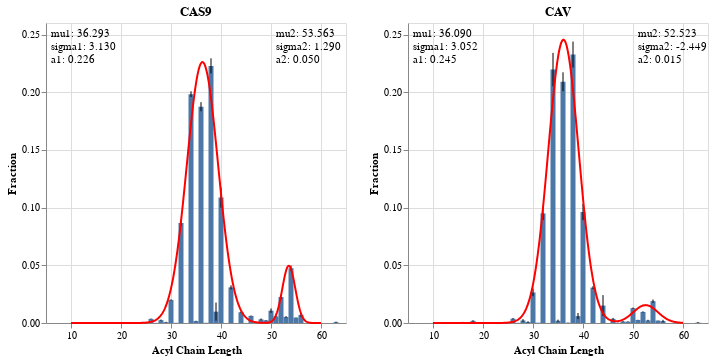

Notebook code cell kept with this figure:
### Markdown cell above
### Side by Side

### Code cell
chart_list = []
def gauss(x,mu,sigma,A):
    return A*np.exp(-(x-mu)**2/(2*sigma**2))

def bimodal(x,mu1,sigma1,A1,mu2,sigma2,A2):
    return gauss(x,mu1,sigma1,A1)+gauss(x,mu2,sigma2,A2)

for protein in ptnstd['Mutation'].unique():
    source = ptnstd[ptnstd['Mutation'] == protein]
    
    # create error bars
    err = alt.Chart(source).mark_errorbar(extent='stdev').encode(
        x='Acyl Chain Length:Q',
        y='Fraction:Q',
    )
    
    # create histogram
    bar = alt.Chart(source).mark_bar().encode(
        x='Acyl Chain Length:Q',
        y=alt.Y('mean(Fraction):Q').scale(domain=[0,.26]),
    ).properties(title=protein)
    
    # create gaussian
    x = ptns[(ptns['Acyl Chain Length'] % 2 == 0)]['Acyl Chain Length']
    y = ptns[protein].loc[x.index]
    
    # expected vals
    x1 = x[(x < 51) & (x >= 20)]
    y1 = ptns[protein].loc[x1.index]
    x2 = x[(x >= 51)]
    y2 = ptns[protein].loc[x2.index]
    
    n1 = sum(y1)
    mean1 = sum(x1*y1)/n1                  
    sigma1 = sum(y1*(x1-mean1)**2)/n1
    a1 = max(y1)
    
    n2 = sum(y2)                         
    mean2 = sum(x2*y2)/n2                  
    sigma2 = sum(y2*(x2-mean2)**2)/n2
    a2=max(y2)
    
    expected = [mean1, sigma1, a1, mean2, sigma2, a2]
    # print(protein, expected)
    
    popt,pcov = curve_fit(bimodal,x,y,p0=expected)
    
    xx = np.linspace(10, 60, 500)
    
    s = pd.DataFrame({'Acyl Chain Length':xx, 'y':bimodal(xx, *popt)})
    
    gaus = alt.Chart(s).mark_line(color='red').encode(
        x='Acyl Chain Length:Q',
        y='y:Q'
    )
    
    text1 = alt.Chart({'values':[{}]}).mark_text(
        align="left", baseline="top"
    ).encode(
        x=alt.value(5),  # pixels from left
        y=alt.value(5),  # pixels from top
        text=alt.value([f"mu1: {popt[0]:.3f}", f"sigma1: {popt[1]:.3f}", f"a1: {popt[2]:.3f}"])
    )
    
    text2 = alt.Chart({'values':[{}]}).mark_text(
        align="left", baseline="top"
    ).encode(
        x=alt.value(230),  # pixels from left
        y=alt.value(5),  # pixels from top
        text=alt.value([f"mu2: {popt[3]:.3f}", f"sigma2: {popt[4]:.3f}", f"a2: {popt[5]:.3f}"])
    )
    
    # append to chart list
    chart = bar + err + gaus + text1 + text2
    
    chart_list.append(chart)
    
ss_bimodal = alt.hconcat(*chart_list[:])
ss_bimodal.save('graphs/cas_cav/chain_length/Histogram_SidebySide.png', ppi=300)
ss_bimodal

### Figure 1 — Vega-Lite specification as saved in the notebook (floating-point values rounded to 4 significant figures; data arrays with more than 128 entries replaced by an {"elided": "..."} marker saying what was removed)
{"config": {"view": {"continuousWidth": 300, "continuousHeight": 300}}, "hconcat": [{"layer": [{"mark": {"type": "bar"}, "encoding": {"x": {"field": "Acyl Chain Length", "type": "quantitative"}, "y": {"aggregate": "mean", "field": "Fraction", "scale": {"domain": [0, 0.26]}, "type": "quantitative"}}, "title": "CAS9"}, {"mark": {"type": "errorbar", "extent": "stdev"}, "encoding": {"x": {"field": "Acyl Chain Length", "type": "quantitative"}, "y": {"field": "Fraction", "type": "quantitative"}}}, {"data": {"name": "data-55596cb88dc20c610960b5eee24e0bb8"}, "mark": {"type": "line", "color": "red"}, "encoding": {"x": {"field": "Acyl Chain Length", "type": "quantitative"}, "y": {"field": "y", "type": "quantitative"}}}, {"data": {"name": "empty"}, "mark": {"type": "text", "align": "left", "baseline": "top"}, "encoding": {"text": {"value": ["mu1: 36.293", "sigma1: 3.130", "a1: 0.226"]}, "x": {"value": 5}, "y": {"value": 5}}}, {"data": {"name": "empty"}, "mark": {"type": "text", "align": "left", "baseline": "top"}, "encoding": {"text": {"value": ["mu2: 53.563", "sigma2: 1.290", "a2: 0.050"]}, "x": {"value": 230}, "y": {"value": 5}}}], "data": {"name": "data-65e9f4b9863ef17e07f860bf8efc7611"}}, {"layer": [{"mark": {"type": "bar"}, "encoding": {"x": {"field": "Acyl Chain Length", "type": "quantitative"}, "y": {"aggregate": "mean", "field": "Fraction", "scale": {"domain": [0, 0.26]}, "type": "quantitative"}}, "title": "CAV"}, {"mark": {"type": "errorbar", "extent": "stdev"}, "encoding": {"x": {"field": "Acyl Chain Length", "type": "quantitative"}, "y": {"field": "Fraction", "type": "quantitative"}}}, {"data": {"name": "data-8e379aeeb542fcc64cfd3d0dcc1f4803"}, "mark": {"type": "line", "color": "red"}, "encoding": {"x": {"field": "Acyl Chain Length", "type": "quantitative"}, "y": {"field": "y", "type": "quantitative"}}}, {"data": {"name": "empty"}, "mark": {"type": "text", "align": "left", "baseline": "top"}, "encoding": {"text": {"value": ["mu1: 36.090", "sigma1: 3.052", "a1: 0.245"]}, "x": {"value": 5}, "y": {"value": 5}}}, {"data": {"name": "empty"}, "mark": {"type": "text", "align": "left", "baseline": "top"}, "encoding": {"text": {"value": ["mu2: 52.523", "sigma2: -2.449", "a2: 0.015"]}, "x": {"value": 230}, "y": {"value": 5}}}], "data": {"name": "data-228e9817f5fb305f684a1dbb6c3650c4"}}], "$schema": "https://vega.github.io/schema/vega-lite/v5.17.0.json", "datasets": {"data-65e9f4b9863ef17e07f860bf8efc7611": {"elided": "172 records"}, "data-55596cb88dc20c610960b5eee24e0bb8": {"elided": "500 records"}, "empty": [{}], "data-228e9817f5fb305f684a1dbb6c3650c4": {"elided": "172 records"}, "data-8e379aeeb542fcc64cfd3d0dcc1f4803": {"elided": "500 records"}}}
